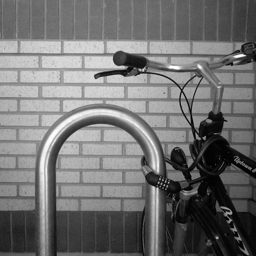
%> input picture S5_19052025/bike.png, 256 x 256 px
$ octave Ex8_1.m   (GNU Octave 9; MATLAB toolbox functions it lacks are replaced by stand-ins)
%> lines starting %> are read from the running program, lines starting %| are printed output that depends on the picture; in (x1, y1, x2, y2) boxes, pixels count from 0 and x2, y2 are one past the last pixel; in counts of white or black regions, pixels touching at a corner belong together; the program's own positions count from 1
%Ex8_1 Edge Detection: Sobel Operator
clear, clc, close all;
%%%%%%%%%%%%%%%%%%%%%%%%%%%%%%%%%%%%%%%%
pkg load image;
%load test image
Img = double(imread('bike.png'));
%> Img: size 256x256 double; min 0, max 255, mean 113.2; mean of the top-left, top-right, bottom-left and bottom-right quarters 155.5, 117, 117.8, 62.5
%Img = double(imread('man_face.png'));

h = fspecial('sobel');
%apply Sobel operator in horizontal direction
filtered_Img1 = imfilter(Img, h, 'symmetric');
filtered_Img1 = abs(filtered_Img1); %gets its magnitude
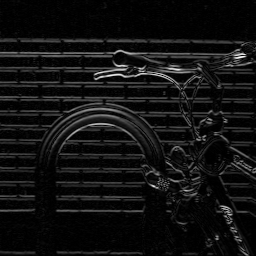
%> filtered_Img1: size 256x256 double; min 0, max 788, mean 54.8; drawn with min black and max white
filtered_Img1 = filtered_Img1 / max(filtered_Img1(:)); %normalize it

%apply Sobel operator in vertical direction
filtered_Img2 = imfilter(Img, h', 'symmetric'); %h': transpose of h
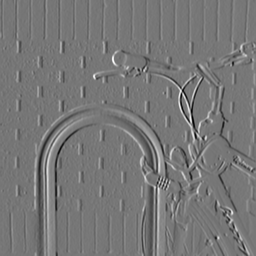
%> filtered_Img2: size 256x256 double; min -609, max 695, mean 2.3; drawn with min black and max white
filtered_Img2 = abs(filtered_Img2); %gets its magnitude
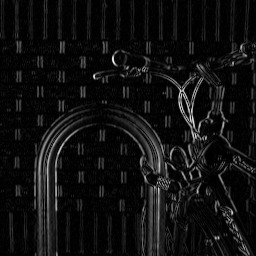
%> filtered_Img2: size 256x256 double; min 0, max 695, mean 46.3; drawn with min black and max white
filtered_Img2 = filtered_Img2 / max(filtered_Img2(:)); %normalize it

%apply Sobel operator in both directions
filtered_Img3 = filtered_Img1 .^2 + filtered_Img2 .^ 2;
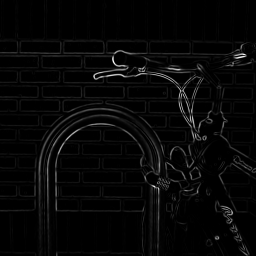
%> filtered_Img3: size 256x256 double; min 0, max 1.08, mean 0.0315; drawn with min black and max white
log_filtered_Img3 = log(filtered_Img3 + 1); %gets its magnitude in logarithmic
log_filtered_Img3 = log_filtered_Img3 / max(log_filtered_Img3(:)); %normalize it

bw_edge1 = log_filtered_Img3 > 0.01; %threshold = 1%
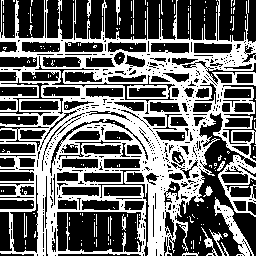
%> bw_edge1: size 256x256 logical; 41.6% white; 181 white regions (169 under 20 px), largest, box (x1, y1, x2, y2) and area: (0, 0, 256, 256) 25358, (214, 197, 254, 256) 571, (209, 229, 229, 256) 115
bw_edge2 = log_filtered_Img3 > 0.02; %threshold = 2%
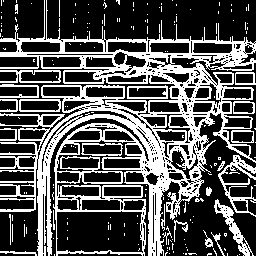
%> bw_edge2: size 256x256 logical; 32.9% white; 184 white regions (159 under 20 px), largest, box (x1, y1, x2, y2) and area: (0, 0, 256, 256) 17788, (218, 155, 256, 217) 617, (214, 199, 254, 256) 490
bw_edge3 = log_filtered_Img3 > 0.04; %threshold = 4%
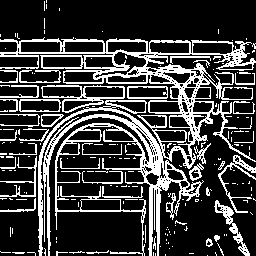
%> bw_edge3: size 256x256 logical; 23.9% white in thin lines or dots

%plot images
FS = 15; %fontsize of caption
figure, clf;
subplot(2,3,1), imshow(uint8(Img)), title('Original Image', "fontsize", FS);
subplot(2,3,2), imshow(filtered_Img1), title('Sobel Horizontal', "fontsize", FS);
subplot(2,3,3), imshow(filtered_Img2), title('Sobel Vertical', "fontsize", FS);

subplot(2,3,4), imshow(bw_edge1), title('Mag > 0.01', "fontsize", FS);
subplot(2,3,5), imshow(bw_edge2), title('Mag > 0.02', "fontsize", FS);
subplot(2,3,6), imshow(bw_edge3), title('Mag > 0.04', "fontsize", FS);
saveas(gcf, 'Sobel Operator.jpg');

$ run again, with S7_23052025/man_face.png copied over S5_19052025/bike.png
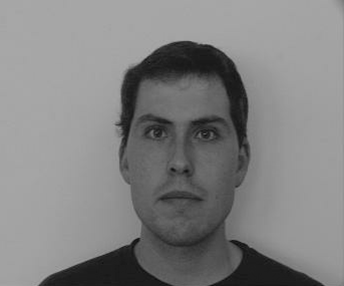
%> input picture S7_23052025/man_face.png, 344 x 286 px
%> `bw_edge1 = log_filtered_Img3 > 0.01;`:
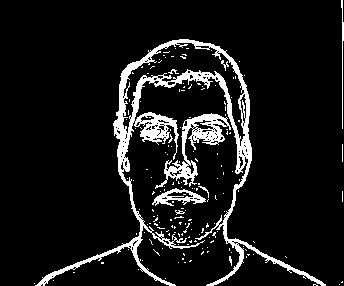
%> bw_edge1: size 286x344 logical; 9.4% white; 169 white regions (161 under 20 px), largest, box (x1, y1, x2, y2) and area: (35, 39, 326, 286) 6615, (155, 113, 231, 189) 1391, (152, 188, 206, 206) 404
%> bw_edge2: size 286x344 logical; 6.6% white; 116 white regions (107 under 20 px), largest, box (x1, y1, x2, y2) and area: (36, 39, 326, 286) 4174, (182, 114, 229, 165) 636, (134, 112, 178, 142) 525
%> `bw_edge3 = log_filtered_Img3 > 0.04;`:
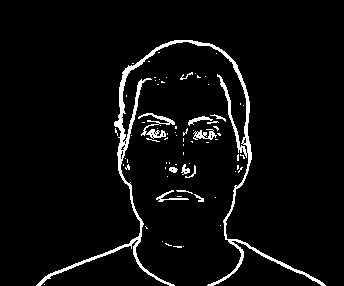
%> bw_edge3: size 286x344 logical; 4.5% white; 75 white regions (62 under 20 px), largest, box (x1, y1, x2, y2) and area: (36, 40, 326, 286) 3337, (138, 113, 175, 139) 292, (193, 129, 217, 140) 133

$ run again, with S5_19052025/airplane.png copied over S5_19052025/bike.png
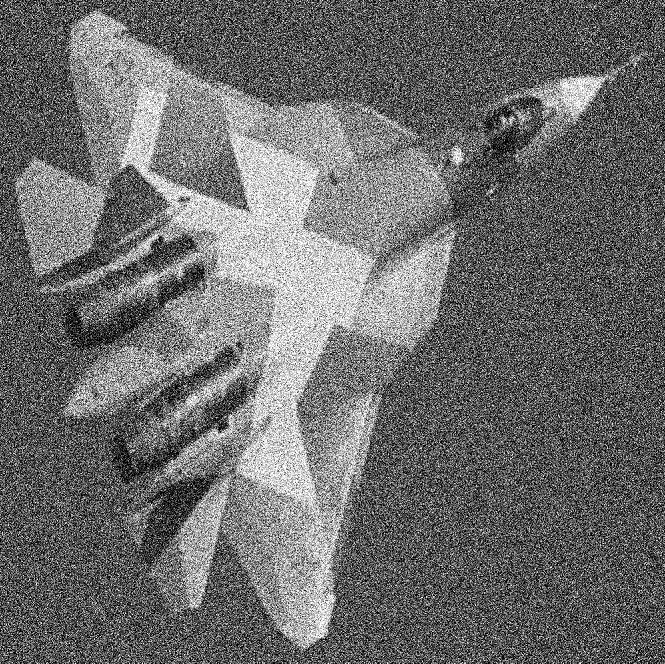
%> input picture S5_19052025/airplane.png, 665 x 664 px
%> `bw_edge1 = log_filtered_Img3 > 0.01;`:
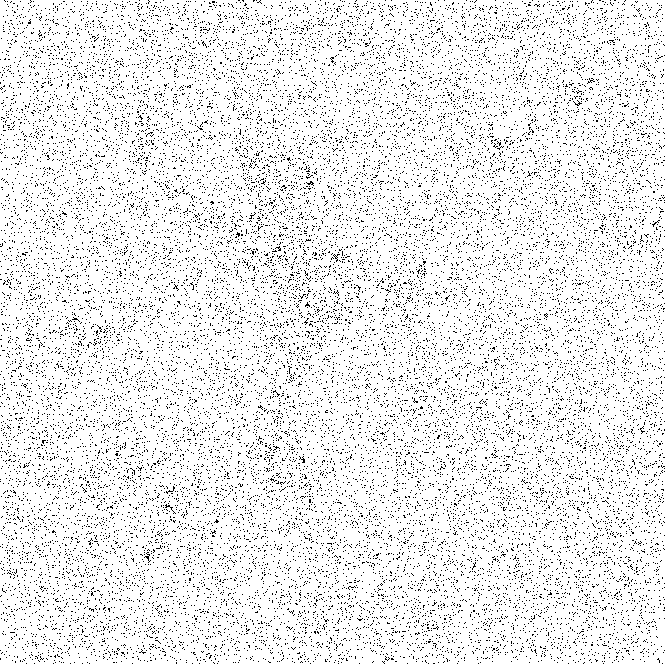
%> bw_edge1: size 664x665x3 logical; 92.1% white; black in thin lines or dots
%> bw_edge2: size 664x665x3 logical; 84.8% white; black in thin lines or dots
%> `bw_edge3 = log_filtered_Img3 > 0.04;`:
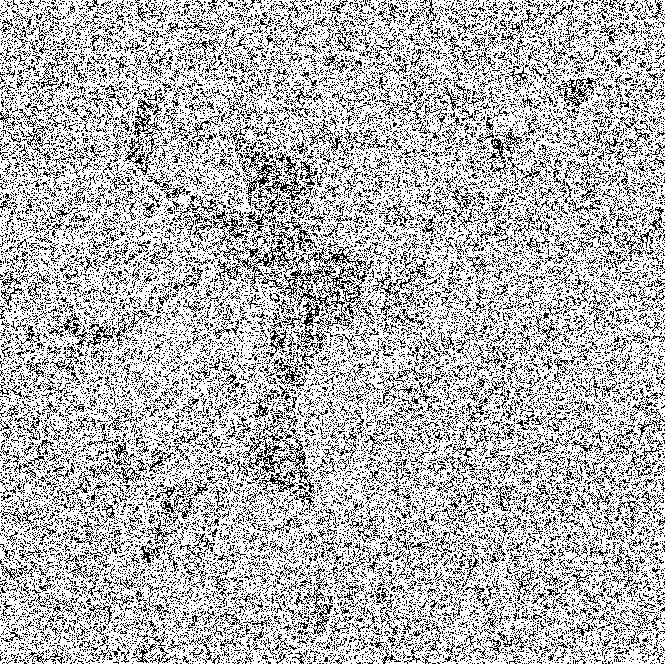
%> bw_edge3: size 664x665x3 logical; 71.9% white; black in thin lines or dots
